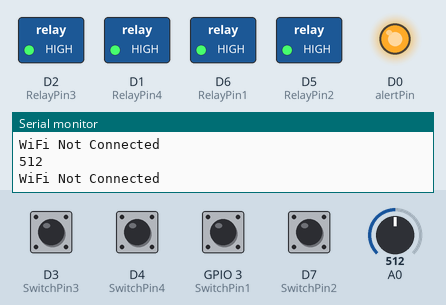
Bench run of a sketch on a simulated ESP8266 (NodeMCU). Shown: switched loads named in the sketch (green lamp = pin HIGH), output pins drawn as LEDs (lit = HIGH), the last lines printed to the serial monitor. Dashed ring = blinking. The test bench sets the inputs (shaded band); at power-on: D3 (SwitchPin3), D4 (SwitchPin4), D7 (SwitchPin2), GPIO 3 (SwitchPin1) HIGH, A0 = 512. WiFi joins after 1.5 s; servers stay silent unless stated.

Above: at 1.2 s.
1.3 s: D3 (SwitchPin3) pulled LOW for 1 s
At 2.9 s:
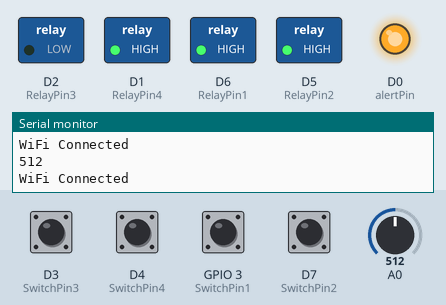
3.9 s: A0 set to 492
At 4.8 s:
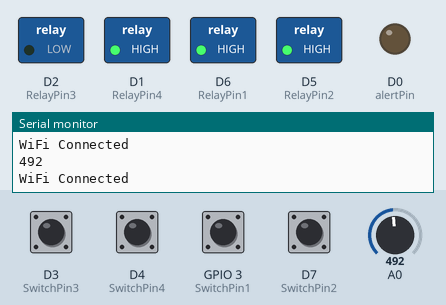
5.4 s: D4 (SwitchPin4) pulled LOW for 1 s
At 5.75 s:
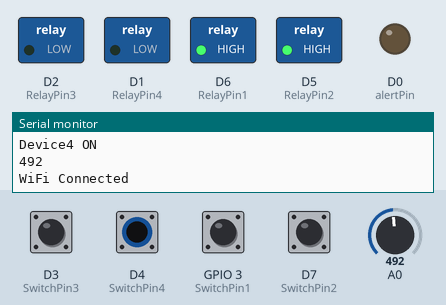
8.0 s: GPIO 3 (SwitchPin1) pulled LOW for 1 s
At 8.35 s:
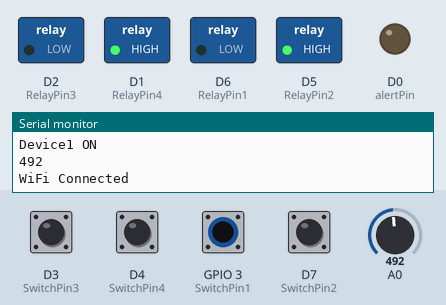
10.6 s: D7 (SwitchPin2) pulled LOW for 1 s
At 10.95 s:
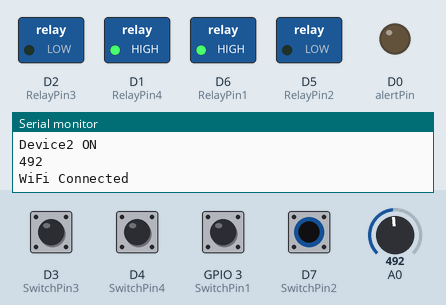
13.2 s: D3 (SwitchPin3) pulled LOW for 0.15 s
At 14.7 s:
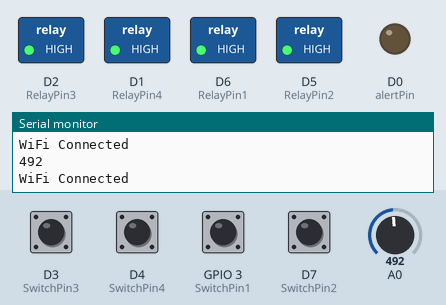
Timing chart, 0 to 15.9 s (numbered marks = the images above; inputs shaded):
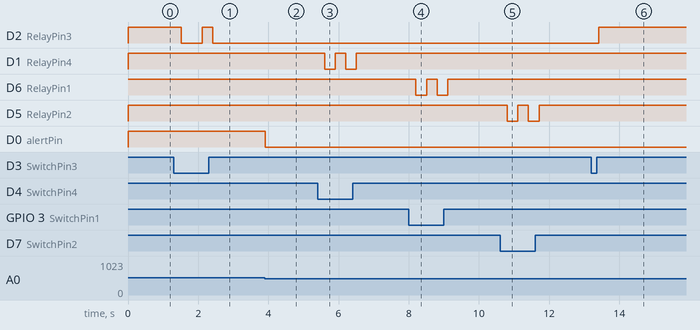

Measured:
- the behaviour switches between 501 and 500 on A0 (found by bisection; images 1 and 2)
- after the input at 1.3 s, D2 (RelayPin3): HIGH → LOW after 0.22 s, → HIGH 0.60 s later, → LOW 0.30 s later
- after the input at 3.9 s, D0 (alertPin): HIGH → LOW at once
- after the input at 5.4 s, D1 (RelayPin4): alternates HIGH for 0.30 s and LOW for 0.30 s, 4 changes in all, then stays HIGH, starting after 0.20 s
- after the input at 8.0 s, D6 (RelayPin1): alternates HIGH for 0.30 s and LOW for 0.30 s, 4 changes in all, then stays HIGH, starting after 0.21 s
- after the input at 10.6 s, D5 (RelayPin2): alternates HIGH for 0.30 s and LOW for 0.30 s, 4 changes in all, then stays HIGH, starting after 0.21 s
- after the input at 13.2 s, D2 (RelayPin3): LOW → HIGH after 0.21 s

The sketch:

4relayFireWarning.ino
```cpp
//#define BLYNK_PRINT Serial
#include <BlynkSimpleEsp8266.h>

// define the GPIO connected with Relays and switches
#define RelayPin1 12  //D1
#define RelayPin2 14  //D2
#define RelayPin3 4 //D5
#define RelayPin4 5 //D6

#define alertPin D0
//#define SwitchPin1   //SD3
//#define SwitchPin2 0   //D3
//#define SwitchPin3 13  //D7
//#define SwitchPin4 3   //RX
#define SwitchPin1 3   //SD3
#define SwitchPin2 D7   //D3
#define SwitchPin3 D3  //D7
#define SwitchPin4 D4  //RX

//#define wifiLed   LED_BUILTIN   //D0

#define VPIN_BUTTON_1    V1
#define VPIN_BUTTON_2    V2
#define VPIN_BUTTON_3    V3
#define VPIN_BUTTON_4    V4
#define VPIN_BUTTON_5    V5
int toggleState_1 = 1; //Define integer to remember the toggle state for relay 1
int toggleState_2 = 1; //Define integer to remember the toggle state for relay 2
int toggleState_3 = 1; //Define integer to remember the toggle state for relay 3
int toggleState_4 = 1; //Define integer to remember the toggle state for relay 4

int wifiFlag = 0;
int gasValue=0;
#define AUTH "5Xm7XRhqzTASxOwQb9h1UyWFHFm_UI-T"                 // You should get Auth Token in the Blynk App.
#define WIFI_SSID "Jr"             //Enter Wifi Name
#define WIFI_PASS "12345689"         //Enter wifi Password
BlynkTimer timer;

void relayOnOff(int relay){

    switch(relay){
      case 1:
             if(toggleState_1 == 1){
              digitalWrite(RelayPin1, LOW); // turn on relay 1
              toggleState_1 = 0;
              Serial.println("Device1 ON");
              }
             else{
              digitalWrite(RelayPin1, HIGH); // turn off relay 1
              toggleState_1 = 1;
              Serial.println("Device1 OFF");
              }
             delay(100);
      break;
      case 2:
             if(toggleState_2 == 1){
              digitalWrite(RelayPin2, LOW); // turn on relay 2
              toggleState_2 = 0;
              Serial.println("Device2 ON");
              }
             else{
              digitalWrite(RelayPin2, HIGH); // turn off relay 2
              toggleState_2 = 1;
              Serial.println("Device2 OFF");
              }
             delay(100);
      break;
      case 3:
             if(toggleState_3 == 1){
              digitalWrite(RelayPin3, LOW); // turn on relay 3
              toggleState_3 = 0;
              Serial.println("Device3 ON");
              }
             else{
              digitalWrite(RelayPin3, HIGH); // turn off relay 3
              toggleState_3 = 1;
              Serial.println("Device3 OFF");
              }
             delay(100);
      break;
      case 4:
             if(toggleState_4 == 1){
              digitalWrite(RelayPin4, LOW); // turn on relay 4
              toggleState_4 = 0;
              Serial.println("Device4 ON");
              }
             else{
              digitalWrite(RelayPin4, HIGH); // turn off relay 4
              toggleState_4 = 1;
              Serial.println("Device4 OFF");
              }
             delay(100);
      break;
      default : break;
      }

}
void sendUptime()
{
  Blynk.virtualWrite(V5, gasValue);
}

void with_internet(){
    //Manual Switch Control
    if (digitalRead(SwitchPin1) == LOW){
      delay(200);
      relayOnOff(1);
      Blynk.virtualWrite(VPIN_BUTTON_1, toggleState_1);   // Update Button Widget
    }
    else if (digitalRead(SwitchPin2) == LOW){
      delay(200);
      relayOnOff(2);
      Blynk.virtualWrite(VPIN_BUTTON_2, toggleState_2);   // Update Button Widget
    }
    else if (digitalRead(SwitchPin3) == LOW){
      delay(200);
      relayOnOff(3);
      Blynk.virtualWrite(VPIN_BUTTON_3, toggleState_3);   // Update Button Widget
    }
    else if (digitalRead(SwitchPin4) == LOW){
      delay(200);
      relayOnOff(4);
      Blynk.virtualWrite(VPIN_BUTTON_4, toggleState_4);   // Update Button Widget
    }
}
void without_internet(){
    //Manual Switch Control
    if (digitalRead(SwitchPin1) == LOW){
      delay(200);
      relayOnOff(1);
    }
    else if (digitalRead(SwitchPin2) == LOW){
      delay(200);
      relayOnOff(2);
    }
    else if (digitalRead(SwitchPin3) == LOW){
      delay(200);
      relayOnOff(3);
    }
    else if (digitalRead(SwitchPin4) == LOW){
      delay(200);
      relayOnOff(4);
    }
}

BLYNK_CONNECTED() {
  // Request the latest state from the server
  Blynk.syncVirtual(VPIN_BUTTON_1);
  Blynk.syncVirtual(VPIN_BUTTON_2);
  Blynk.syncVirtual(VPIN_BUTTON_3);
  Blynk.syncVirtual(VPIN_BUTTON_4);
}

// When App button is pushed - switch the state

BLYNK_WRITE(VPIN_BUTTON_1) {
  toggleState_1 = param.asInt();
  digitalWrite(RelayPin1, toggleState_1);
}

BLYNK_WRITE(VPIN_BUTTON_2) {
  toggleState_2 = param.asInt();
  digitalWrite(RelayPin2, toggleState_2);
}

BLYNK_WRITE(VPIN_BUTTON_3) {
  toggleState_3 = param.asInt();
  digitalWrite(RelayPin3, toggleState_3);
}

BLYNK_WRITE(VPIN_BUTTON_4) {
  toggleState_4 = param.asInt();
  digitalWrite(RelayPin4, toggleState_4);
}


//void checkBlynkStatus() { // called every 3 seconds by SimpleTimer
//
//  bool isconnected = Blynk.connected();
//  if (isconnected == false) {
//    wifiFlag = 1;
//    digitalWrite(wifiLed, HIGH); //Turn off WiFi LED
//  }
//  if (isconnected == true) {
//    wifiFlag = 0;
//    digitalWrite(wifiLed, LOW); //Turn on WiFi LED
//  }
//}
void setup()
{
  Serial.begin(9600);
  pinMode(alertPin, OUTPUT);
  pinMode(RelayPin1, OUTPUT);
  pinMode(RelayPin2, OUTPUT);
  pinMode(RelayPin3, OUTPUT);
  pinMode(RelayPin4, OUTPUT);

  //pinMode(wifiLed, OUTPUT);

  pinMode(SwitchPin1, INPUT_PULLUP);
  pinMode(SwitchPin2, INPUT_PULLUP);
  pinMode(SwitchPin3, INPUT_PULLUP);
  pinMode(SwitchPin4, INPUT_PULLUP);

  //During Starting all Relays should TURN OFF
  digitalWrite(RelayPin1, toggleState_1);
  digitalWrite(RelayPin2, toggleState_2);
  digitalWrite(RelayPin3, toggleState_3);
  digitalWrite(RelayPin4, toggleState_4);

  WiFi.begin(WIFI_SSID, WIFI_PASS);
  //timer.setInterval(3000L, checkBlynkStatus); // check if Blynk server is connected every 3 seconds
  timer.setInterval(1000L, sendUptime);
  Blynk.config(AUTH);
}

void loop()
{
  gasValue=analogRead(A0);
  if(gasValue>500){
      digitalWrite(alertPin, HIGH);
  }
  else
  {
        digitalWrite(alertPin, LOW);
  }

  int sensorValue = analogRead(A0);
      Serial.println(sensorValue);
  if (WiFi.status() != WL_CONNECTED)
  {
    Serial.println("WiFi Not Connected");
  }
  else
  {
    Serial.println("WiFi Connected");
    Blynk.run();
  }

  timer.run(); // Initiates SimpleTimer
  if (Blynk.connected())
    with_internet();
  else
    without_internet();
}
```
